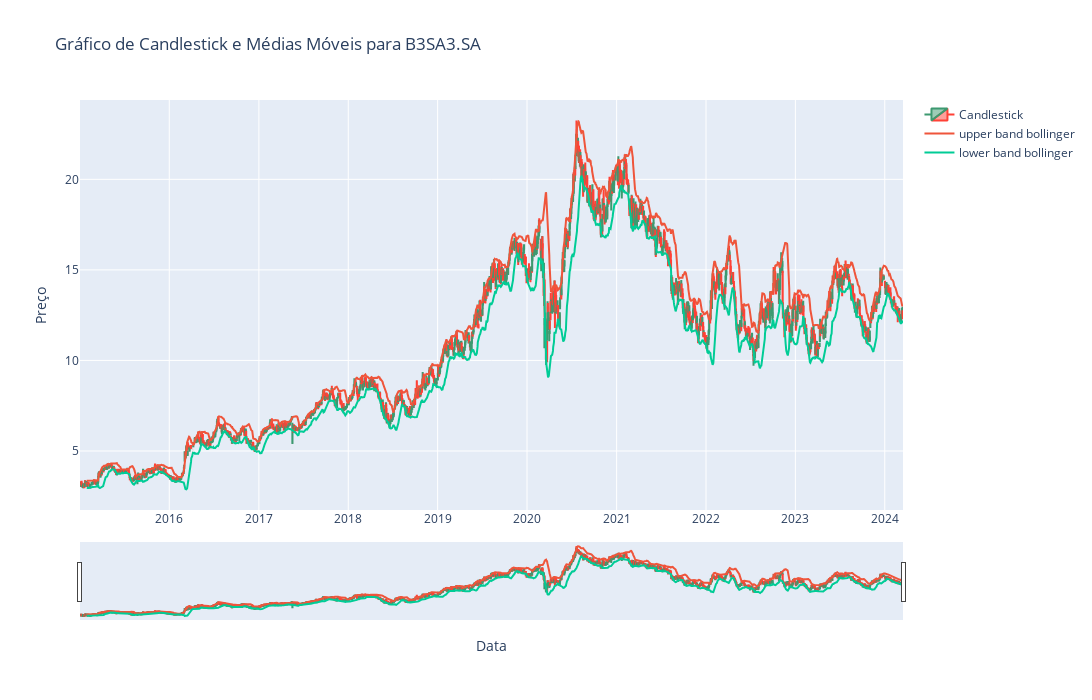

Notebook code for this chart:
### Code cell
# Cria um gráfico de candlestick usando o Plotly
fig = go.Figure(data=[go.Candlestick(x=df.index,
                open=df['Open'],
                high=df['High'],
                low=df['Low'],
                close=df['Close'],
                name='Candlestick')])

# Adiciona as médias móveis ao gráfico
fig.add_trace(go.Scatter(x=df.index, y=df['upper_band_bollinger'], mode='lines', name='upper band bollinger'))
fig.add_trace(go.Scatter(x=df.index, y=df['lower_band_bollinger'], mode='lines', name='lower band bollinger'))


if ticker=="^BVSP":
    ticker='IBOV'

# Configura o layout do gráfico
fig.update_layout(
    width=1500,
    height=700,
    title=f"Gráfico de Candlestick e Médias Móveis para {ticker}",
    xaxis_title="Data",
    yaxis_title="Preço",
    showlegend=True
)

# Exibe o gráfico
fig.show()

### Figure 1 — Plotly figure (JSON) as saved in the notebook; plotly's stock layout.template omitted (floating-point values rounded to 4 significant figures; data arrays with more than 128 entries replaced by an {"elided": "..."} marker saying what was removed)
{"data": [{"close": {"elided": "2288 float values"}, "high": {"elided": "2288 float values"}, "low": {"elided": "2288 float values"}, "name": "Candlestick", "open": {"elided": "2288 float values"}, "type": "candlestick", "x": {"elided": "2288 str values"}}, {"mode": "lines", "name": "upper band bollinger", "type": "scatter", "x": {"elided": "2288 str values"}, "y": {"elided": "2288 float values"}}, {"mode": "lines", "name": "lower band bollinger", "type": "scatter", "x": {"elided": "2288 str values"}, "y": {"elided": "2288 float values"}}], "layout": {"height": 700, "showlegend": true, "title": {"text": "Gráfico de Candlestick e Médias Móveis para B3SA3.SA"}, "width": 1500, "xaxis": {"title": {"text": "Data"}}, "yaxis": {"title": {"text": "Preço"}}}}
